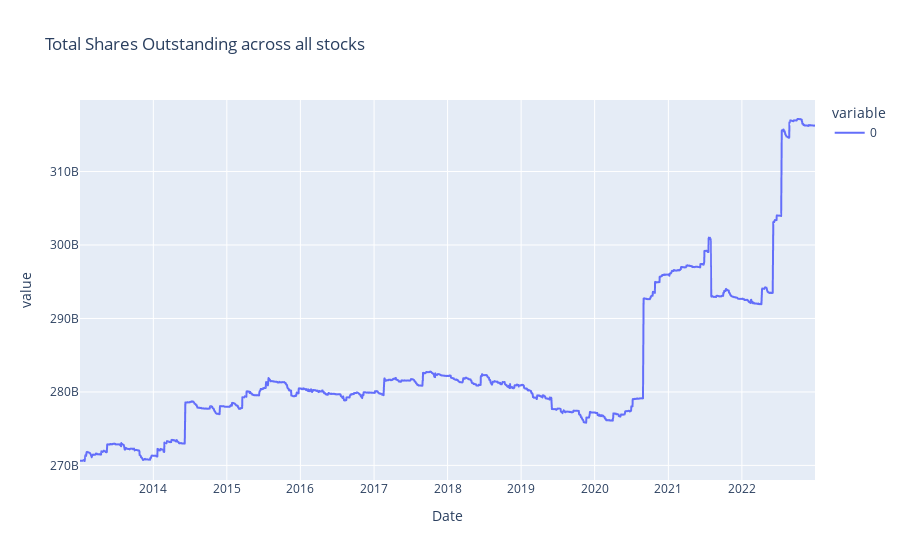

The code cell stored with this chart in its notebook:
### Code cell
df_shares_outstanding_clean.sum(1).plot(title='Total Shares Outstanding across all stocks')

### Figure 1 — Plotly figure (JSON) as saved in the notebook; plotly's stock layout.template omitted (floating-point values rounded to 4 significant figures; data arrays with more than 128 entries replaced by an {"elided": "..."} marker saying what was removed)
{"data": [{"hovertemplate": "variable=0<br>Date=%{x}<br>value=%{y}<extra></extra>", "legendgroup": "0", "line": {"color": "#636efa", "dash": "solid"}, "marker": {"symbol": "circle"}, "mode": "lines", "name": "0", "showlegend": true, "type": "scattergl", "x": {"elided": "2518 str values"}, "xaxis": "x", "y": {"elided": "2518 int values"}, "yaxis": "y"}], "layout": {"legend": {"title": {"text": "variable"}, "tracegroupgap": 0}, "title": {"text": "Total Shares Outstanding across all stocks"}, "xaxis": {"anchor": "y", "domain": [0, 1], "title": {"text": "Date"}}, "yaxis": {"anchor": "x", "domain": [0, 1], "title": {"text": "value"}}}}
